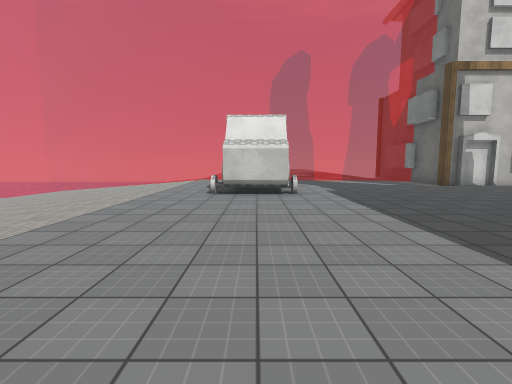
view 1 (above)

21 first-person views from a walk through a Unity game level. The camera is 1.5 m above the floor, tilts 6° down and sees 85° across. The floor is counted in squares, 2 m on a side. Each view is taken from the middle of a square. On the plan, view 1 faces up. The plan holds only what a view shows up to about 10 squares ahead; the rest is blank. The place goes on beyond the plan. The player is left out. Surface patterns are stand-ins for the level's own textures.

view 2
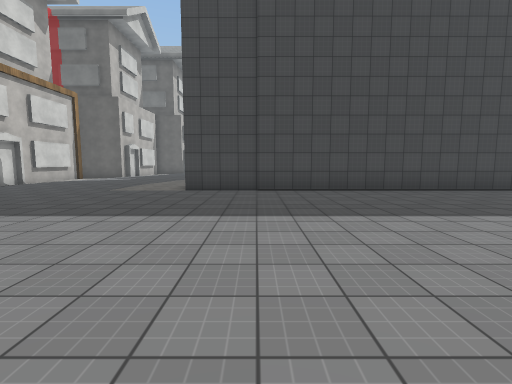

view 3
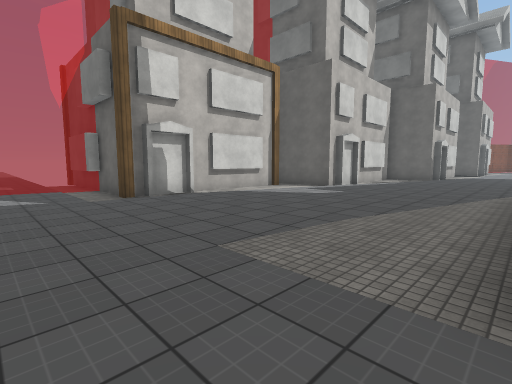

view 4
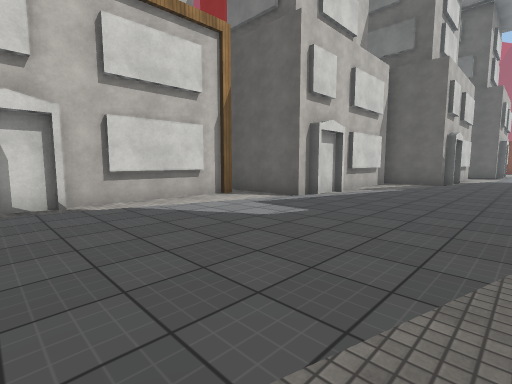

view 5
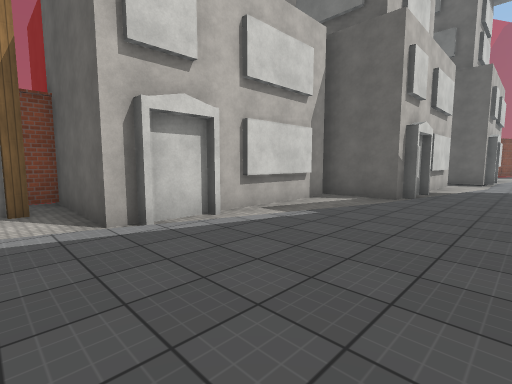

view 6
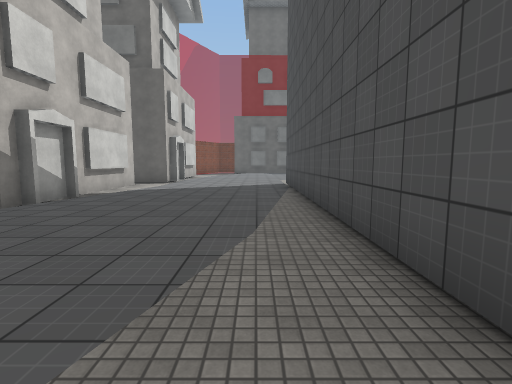

view 7
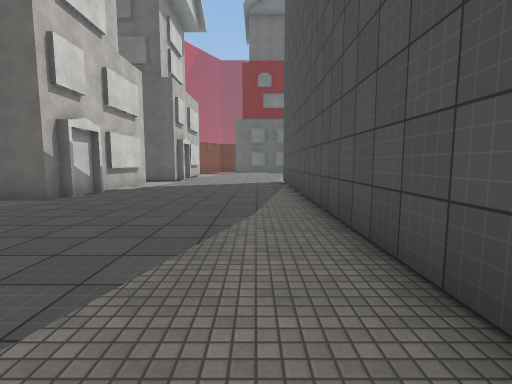

view 8
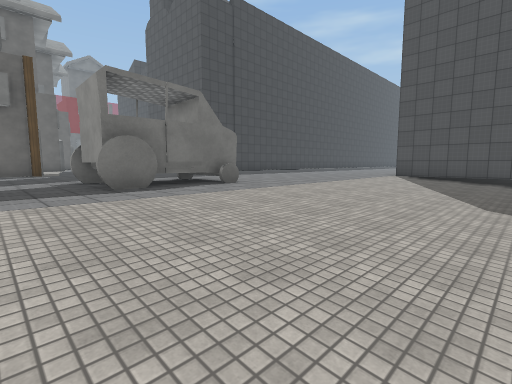

view 9
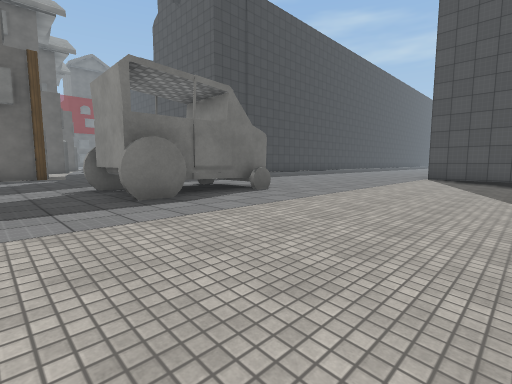

view 10
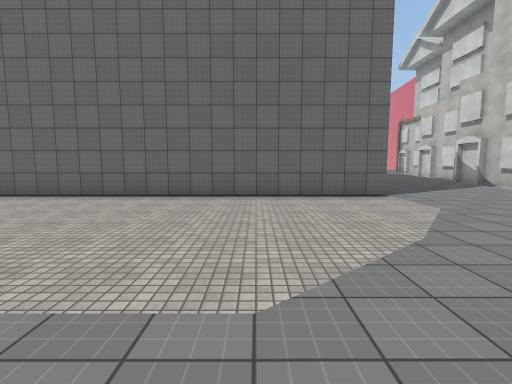

view 11
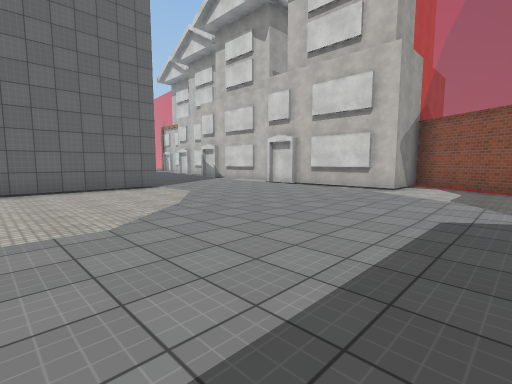

view 12
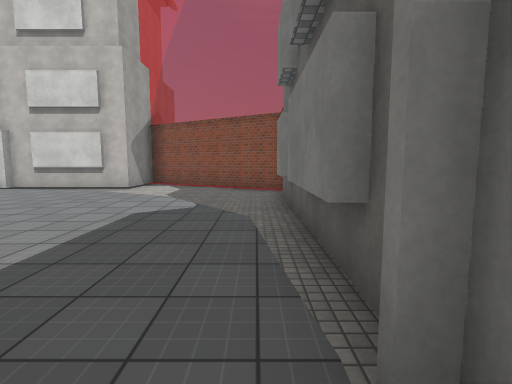

view 13
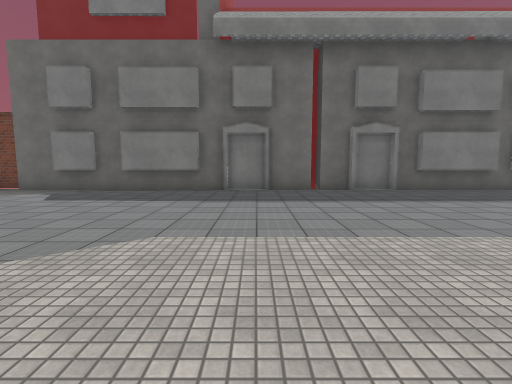

view 14
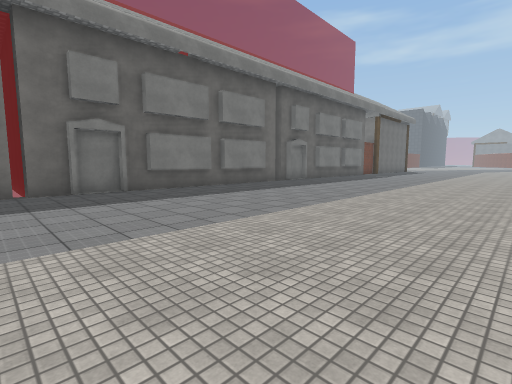

view 15
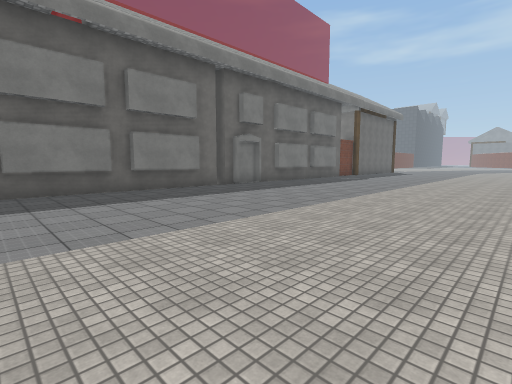

view 16
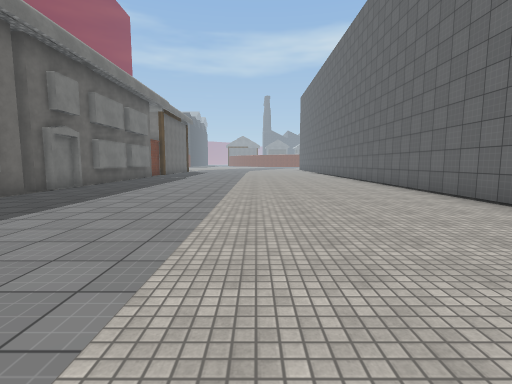

view 17
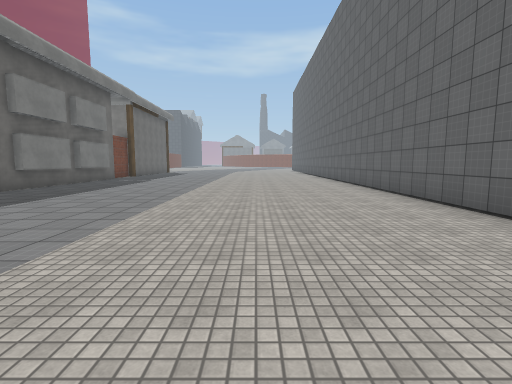

view 18
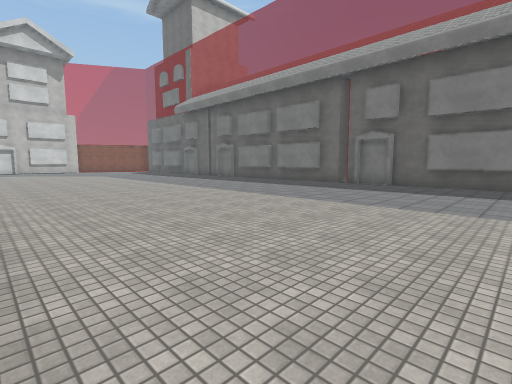

view 19
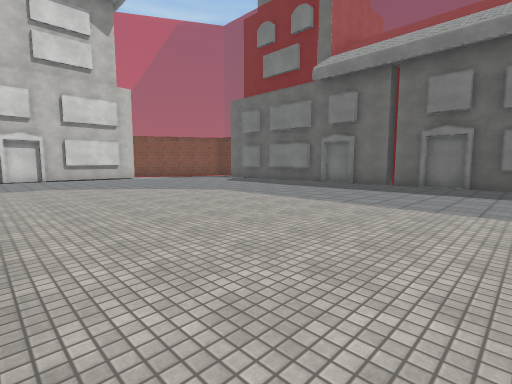

view 20
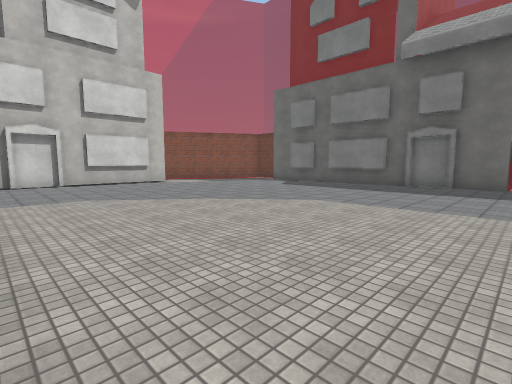

view 21
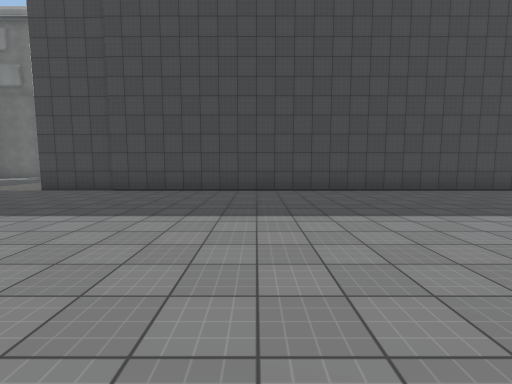

### Floor plan
Key: @ floor where view 1 was taken; # wall or solid block; . main floor; - floor 0.75 m lower than the main floor; / step, stairs or slope; H house; O other object.
Columns run from 7 left of view 1 to 34 right of it. Each row starts with its distance up from view 1.
 12              HH    HH
 11  ////.........H    #H
 10 -////........HHHHHHHH
  9 -////.O##.....HH...HH    H         H
  8 -////.# #.......//.HHHHHHH         H
  7  ////.#O#...........//...HHHHH H   H##
  6  ////..................//HHHHHHHHHHH.###
  5  ////..........................HHHHH...##
  4  ////...........//......................#
  3  ////........#     //................/..H
  2  ////........#     ...//............../.H
  1   //.........#      ##########..........H
  0  ####..@.....#               #..........H
 -1        ......#               #..........H
 -2       .......#               #..........H
 -3      ........#               #..........H
 -4       .......#               #..........H
 -5        ......#               #..........HH
 -6         .....#               #..........H
 -7          ....#               #..........H
 -8           ...#               #..........H
 -9            ..#                ..........H
-10              #                ..........H
-11                              #..........H
-12                              #..........H
-13                              #..........H
-14                              #..........H
-15                              #..........H
-16                              #..........H
-17                              #..........H
-18                              #..........H

Where each view was taken, in squares from view 1:
view 1: 0 up, 0 right, facing up
view 2: 1 up, 2 left, facing right
view 3: 3 up, 4 right, facing up-right
view 4: 4 up, 7 right, facing up-right
view 5: 4 up, 11 right, facing up-right
view 6: 2 up, 13 right, facing right
view 7: 2 up, 12 right, facing right
view 8: 11 up, 6 left, facing down-right
view 9: 11 up, 5 left, facing down-right
view 10: 2 down, 29 right, facing left
view 11: 3 down, 31 right, facing up-left
view 12: 3 down, 32 right, facing up
view 13: 3 down, 25 right, facing right
view 14: 4 down, 25 right, facing down-right
view 15: 7 down, 25 right, facing down-right
view 16: 6 down, 27 right, facing down
view 17: 8 down, 26 right, facing down
view 18: 18 down, 23 right, facing up-right
view 19: 8 down, 23 right, facing up-right
view 20: 5 down, 23 right, facing up-right
view 21: 3 down, 2 left, facing right
